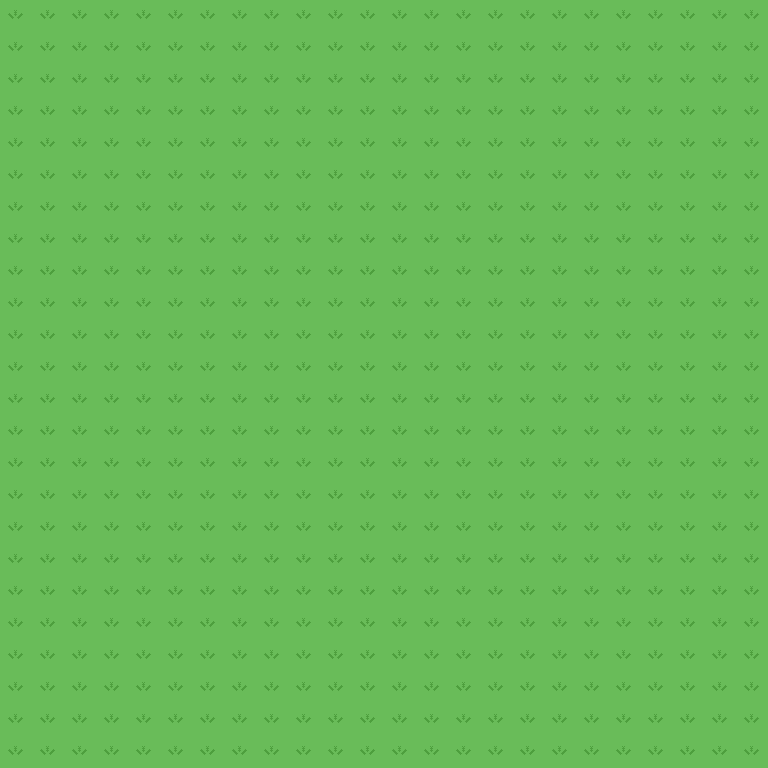

Below is a game level as drawn by its tile map, then a one-line description and the .tmx that defines it (tile-layer data replaced by summaries):
An orthogonal 24x24 tile map with 32x32 px tiles, 1 tile layer (Ground), 2 tilesets.

<map version="1.0" orientation="orthogonal" renderorder="right-down" width="24" height="24" tilewidth="32" tileheight="32" nextobjectid="1">
 <tileset firstgid="1" name="TileSet1" tilewidth="32" tileheight="32" tilecount="100">
  <image source="../Tiles/TileSet.png" width="320" height="320" />
 </tileset>
 <tileset firstgid="101" name="Trees" tilewidth="32" tileheight="64" tilecount="5">
  <tile id="0">
   <properties>
    <property name="Collision" value="Blocked" />
   </properties>
   <image width="32" height="32" source="../Tiles/Tree0.png" />
  </tile>
  <tile id="1">
   <image width="32" height="32" source="../Tiles/Tree1.png" />
  </tile>
  <tile id="2">
   <properties>
    <property name="Collision" value="Blocked" />
   </properties>
   <image width="32" height="32" source="../Tiles/Tree2.png" />
  </tile>
  <tile id="3">
   <image width="32" height="32" source="../Tiles/GrassTuft32.png" />
  </tile>
  <tile id="4">
   <properties>
    <property name="Collision" value="Blocked" />
   </properties>
   <image width="32" height="64" source="../Tiles/TreeNew.png" />
  </tile>
 </tileset>
 <layer name="Ground" width="24" height="24">
  <data>[576 cells, 576 non-empty, 1 distinct tile ids]</data>
 </layer>
</map>
